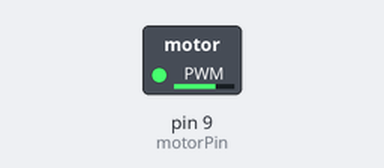
A sketch run on a simulated Arduino Uno, built with avr-gcc and run on an emulated ATmega328P. Parts: switched loads named in the sketch (green lamp = pin HIGH).

Above: at 0.1 s.
Timing chart, 0 to 1.6 s (numbered marks = the images above):
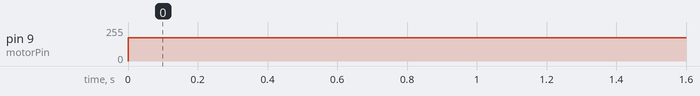

Measured:
- by itself, pin 9 (motorPin): 0/255 → 175/255 at 0.00 s

The sketch:

DCMotor.ino
```cpp
int motorPin = 9;

void setup() {
   pinMode(motorPin, OUTPUT);
   Serial.begin(9600);
}

void loop() {
         analogWrite(motorPin, 175);


}
```
